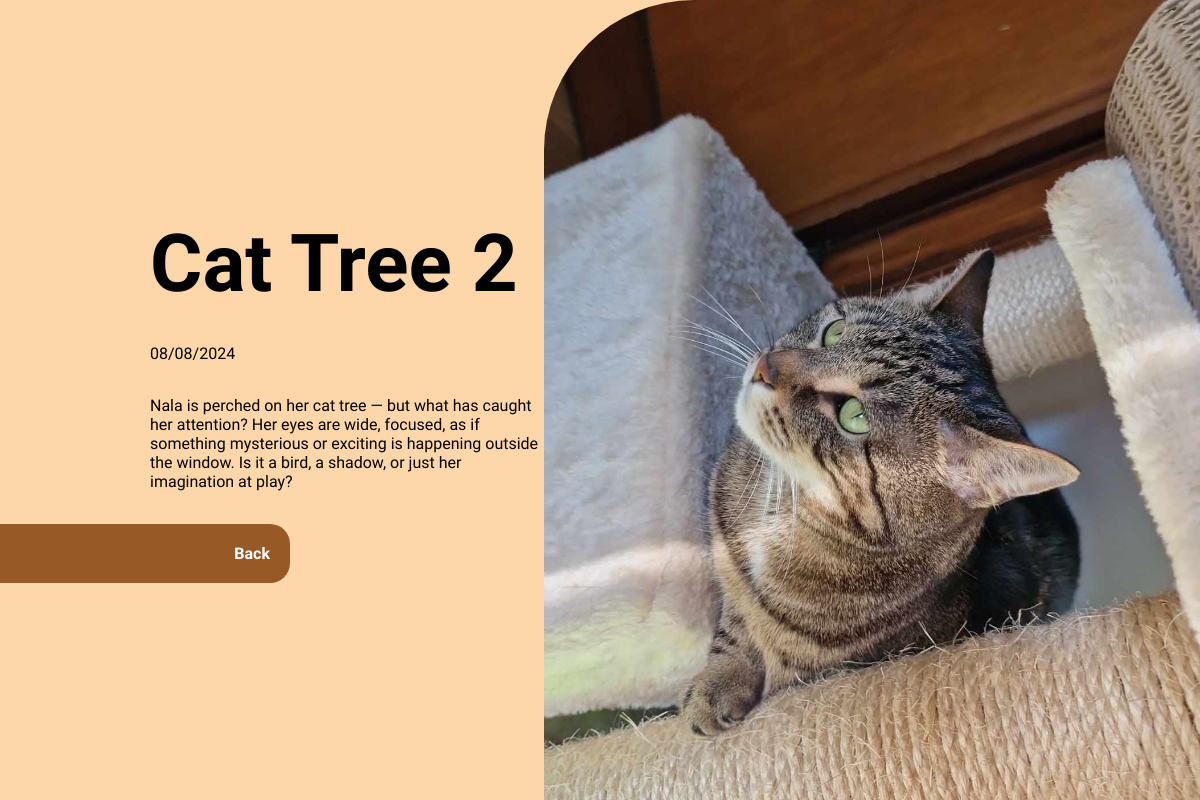
The app's page /infos.php?id=3 with its own data.
### tables this page shows
CREATE TABLE IF NOT EXISTS `infos` (
  `id` int NOT NULL AUTO_INCREMENT,
  `photo` varchar(100) NOT NULL,
  `titre` varchar(100) NOT NULL,
  `date` date NOT NULL,
  `description` varchar(255) NOT NULL,
  PRIMARY KEY (`id`)
);

### infos.php (the view, shortened to what this page needs)
<?php
    require "connexion.php";
    if(isset($_GET['id']) AND is_numeric($_GET['id']))
    {
        $id =htmlspecialchars($_GET['id']);
    }else{
        header("LOCATION:index.php");
        exit();
    }
    $req = $bdd ->prepare ("SELECT titre, photo,DATE_FORMAT(date,'%d/%m/%Y') as mydate,description FROM infos WHERE id=?");
    $req ->execute([$id]);
    $don = $req->fetch(PDO::FETCH_ASSOC);
?>
<!DOCTYPE html>
<html lang="en">
<head>
    <link rel="stylesheet" href="style.css">
</head>
<body>
    <div class="slide" id="infos">
        <div class="containinfo">
            <h2>
                <?= $don['titre'] ?>
            </h2>
            <div class="date">
            <?= $don['mydate'] ?>
            </div>
            <p>
                <?= $don['description'] ?>
            </p>
            <a href="index.php">Back</a>
        </div>
        <div class="photo">
            <img src="images/<?= ($don['photo']) ?>" alt="image de  <?= ($don['titre'])?>">
        </div>
    </div>
</body>
</html>

### style.css (style rules this page uses)
* { margin: 0; padding: 0; font-family: "Tuffy", sans-serif; scroll-behavior: smooth; }
body { background-color: rgb(255, 255, 255); }
.slide { width: 100%; min-height: 100vh; display: flex; justify-content: center; align-items: center; }
#infos { background-color: rgb(253, 214, 169); justify-content: space-between; object-fit: contain; overflow-y: hidden; height: 100vh; }
.photo { width:800px; height: 100%; object-fit: cover; overflow: hidden; border-top-left-radius: 150px; align-self: flex-end; }
.photo img { width: 100%; height: 100%; object-position: center; object-fit: cover; }
.containinfo { width: 40%; margin-left: 150px; justify-content: space-around; display: flex; flex-direction: column; height: 400px; }
.containinfo h2 { font-size: 80px; }
.containinfo a { text-decoration: none; color: white; background-color: rgb(151, 89, 38); padding: 20px; width: 250px; margin-left: -150px; display: flex; justify-content: flex-end; font-weight: bolder; border-top-right-radius: 20px ; border-bottom-right-radius: 20px ; transition: all 1s; }

### records on screen
infos: titre "Cat Tree 2", description "Nala is perched on her cat tree — but what has caught her attention? Her eyes are wide, focused, as if something mysterious or exciting is happening outside the window. Is it a bird, a shadow, or just her imagination at play?", photo (picture)

### other values on screen
$don['mydate'] "08/08/2024"
